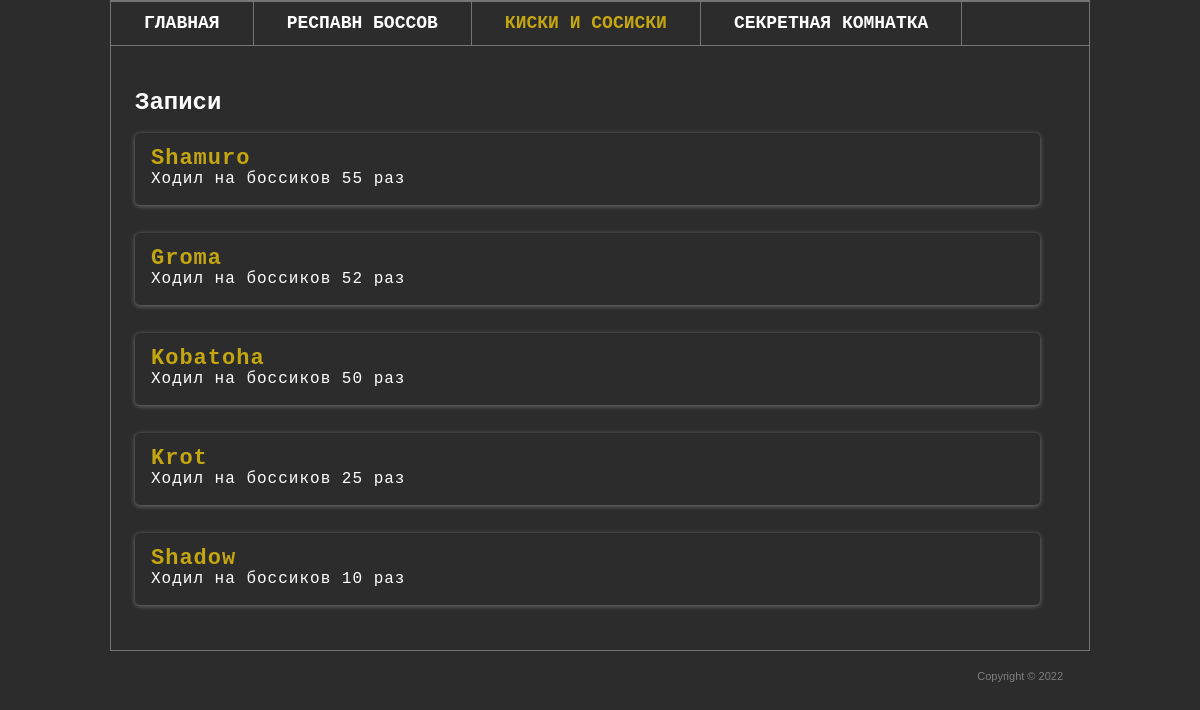
The app's page /member/, older data.
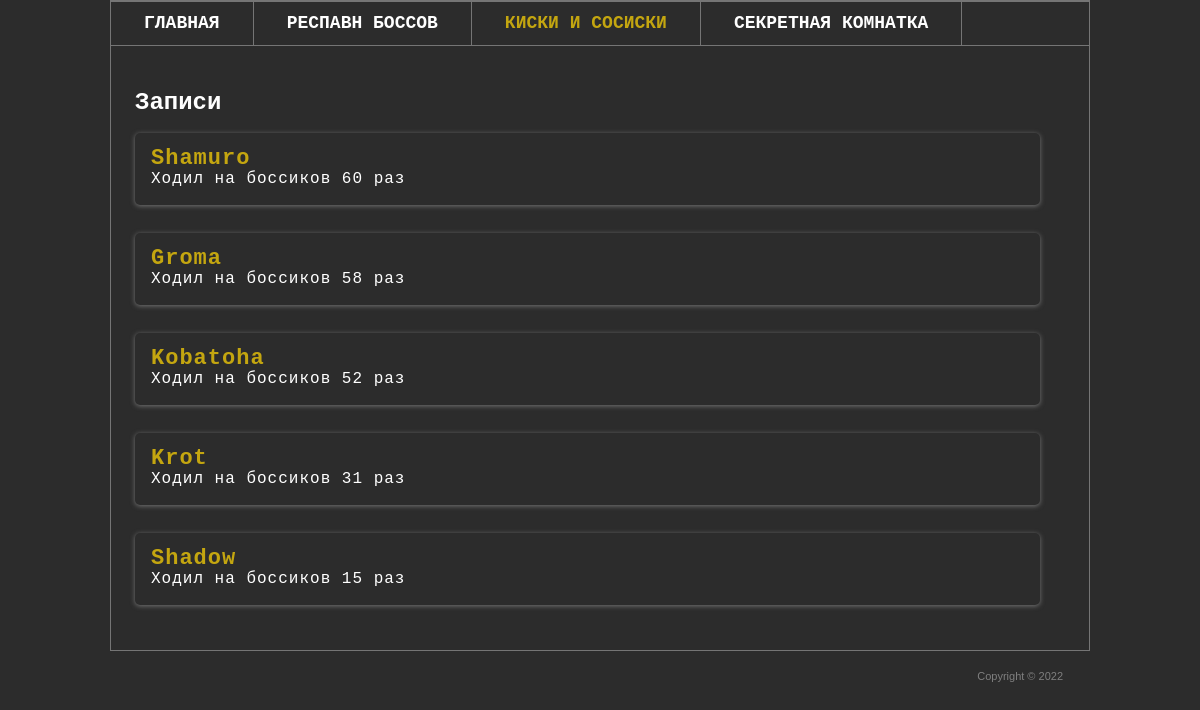
The same page, newer data.
### farm/models.py (models this page shows, shortened)
class ClanMember(models.Model):
    name = models.CharField('Имя игрока', max_length=50)
    characters = models.ManyToManyField('Character', verbose_name='Персонаж')
    score = models.IntegerField('Score', default=0)
    class Meta:
        verbose_name = 'Киска и сосиска'
        verbose_name_plural = '1. Киски и сосиски'

### farm/views.py (the view)
# urls.py: path('member/', views.ClanMemberView.as_view()),
class ClanMemberView(View):
    def get(self, request):
        member = ClanMember.objects.order_by('-score')
        return render(request, 'farm/member.html', {'clan_member_list': member})

### templates/farm/member.html (shortened to what this page needs)
{% load static %}
<html >
<head>
	<link rel="stylesheet" href="{% static 'css/style.css' %}" type="text/css" media="all" />
</head>
<body>
<div class="shell">
	<div class="border">
		<div id="navigation">
			<ul>
			    <li><a href="/">Главная</a></li>
				<li><a href="/respawn">Респавн Боссов</a></li>
				<li><a href="/member" class="active">Киски и сосиски</a></li>
				<li><a href="/admin">Секретная комнатка</a></li>
			</ul>
		</div>
		<div id="main">
			<div id="content" class="left">
				<div class="projects">
					<h2>Записи</h2>
					<br>
					{% for member in clan_member_list %}
					<div class="item">
						<div>
							<p class="member">{{ member.name }}</p>
							<p>Ходил на боссиков {{ member.score }} раз</p>
						</div>
					</div>
					{% endfor %}
				</div>
			</div>
		</div>
	</div>
	<div id="footer">
		<p class="copy right">Copyright &copy;  2022 </p>
	</div>
</div>
</body>
</html>

Row changes from the older to the newer data that the page shows:
changed ClanMember "Shamuro": score "55" → "60"
changed ClanMember "Groma": score "52" → "58"
changed ClanMember "Kobatoha": score "50" → "52"
changed ClanMember "Krot": score "25" → "31"
changed ClanMember "Shadow": score "10" → "15"
